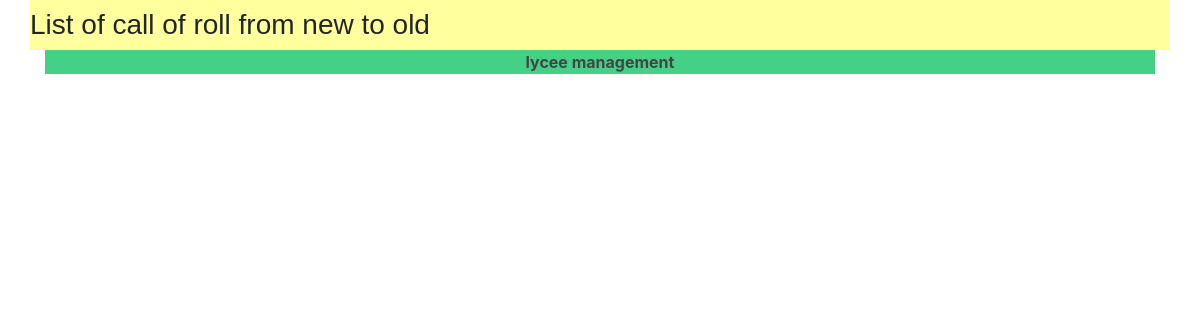
The page /lycee/presence/ on the database as committed earlier.
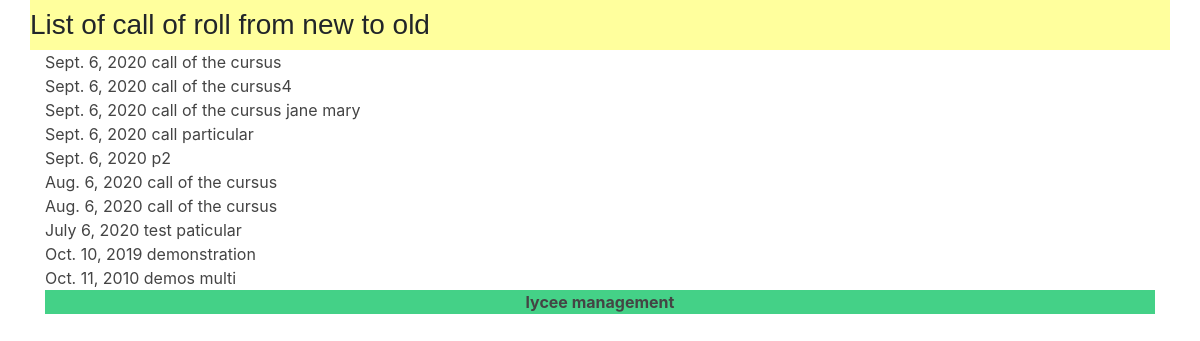
The same page on the database as committed later.
### lycee/models.py (models this page shows)
class Presence(models.Model):
    reason = models.CharField(
      max_length=50,
      blank=False,
      null=True,
      default='aucun'
    )
    isMissing = models.BooleanField(
      help_text ="is the sutdent missing ?",
      verbose_name="Missing ?",
      blank=False,
      null=True,
      default=0
    )
    date = models.DateField(
      max_length=9,
      blank=False,
      null=True,
      default='0000-0001'
    )
    student = models.ManyToManyField(
      Student
      )

### lycee/views.py (the view)
# urls.py: url(r'^lycee/presence/' , views.presence_list, name='presence_list'),
def presence_list(request) :
  list_presence = Presence.objects.order_by('-date')
  template = loader.get_template('presence/list_presence.html')
  context = {
    'liste' : list_presence,
  }
  return HttpResponse(template.render(context ,request))

### lycee/templates/presence/list_presence.html
{% extends "master.html" %}
{% if liste%}
  {% block title %}
    <h3>List of call of roll from new to old</h3>
  {% endblock %}
  {% block content %}
    {% for presence in liste %}
    <div class="container">
      <div class="row">
        <div class = "col-sm-4">
           <a href="/lycee/presence_detail/{{presence.id }}">{{presence.date}} {{presence.reason}}</a>
       </div>
      </div>
    </div>
    {% endfor %}
  {% endblock %}
{% else %}
  <p> No presence to show .</p>
{% endif %}

### lycee/templates/master.html (shortened to what this page needs)
<!DOCTYPE html>
{% load static %}
<html>
    <head>
            <link rel="stylesheet" href="https://stackpath.bootstrapcdn.com/bootstrap/4.3.1/css/bootstrap.min.css">
        <link rel="stylesheet" type="text/css" href="{% static 'style.css' %}" />
    </head>
    <body>
        <div class="container" >
            <header class="row">
                <div class="page-header">
                    <h3>{% block title %}{% endblock %}</h3>
                </div>
            </header>
            <article class="row">{% block content %}{% endblock %}</article>
            <footer class="navbar-fixed-bottom">
                <p class="text-center"><strong><a href="/lycee/">lycee management</a></strong></p>
            </footer>
        </div>
    </body>
</html>

### lycee/static/style.css (style rules this page uses)
a { color : #444444; }
p { background-color: #44d187 }
html { position: relative; min-height: 100%; }
.page-header { background-color: #FFFF9D; font-family: Arial; width: 100%; }
footer.navbar-fixed-bottom { background: #007777; }

Rows that differ between the two databases and show on the page:
added Presence: date "Sept. 6, 2020", reason "call of the cursus"
added Presence: date "Sept. 6, 2020", reason "call of the cursus4"
added Presence: date "Sept. 6, 2020", reason "call of the cursus jane mary"
added Presence: date "Sept. 6, 2020", reason "call particular"
added Presence: date "Sept. 6, 2020", reason "p2"
added Presence: date "Aug. 6, 2020", reason "call of the cursus"
added Presence: date "Aug. 6, 2020", reason "call of the cursus"
added Presence: date "July 6, 2020", reason "test paticular"
added Presence: date "Oct. 10, 2019", reason "demonstration"
added Presence: date "Oct. 11, 2010", reason "demos multi"
